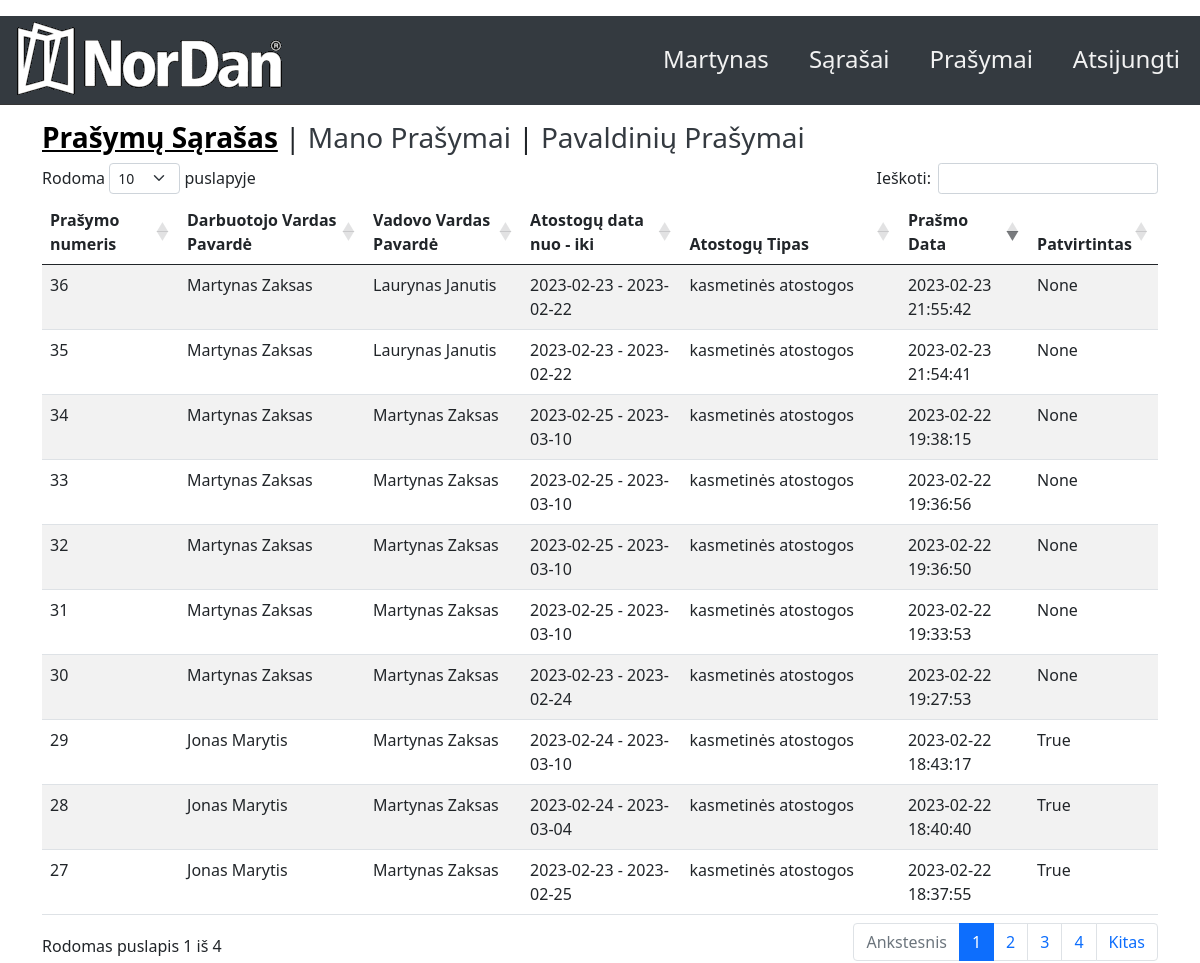
The page /dashboard (signed in) on the database its author committed.
### app.py (models this page shows, shortened)
class User(db.Model, UserMixin):  # type: ignore
    __tablename__ = "user"
    id = db.Column(db.Integer, primary_key=True)
    name = db.Column(db.String(25), nullable=False)
    surname = db.Column(db.String(25), nullable=False)
    email = db.Column(db.String(25), nullable=False, unique=True)
    department = db.Column(db.String(60), nullable=False)
    password = db.Column(db.String(254), nullable=False)
    pavaldinys = db.Column(db.Integer, nullable=False)
    admin = db.Column(db.Boolean, nullable=False)
    vadovas = db.Column(db.Boolean, nullable=False)
    vacations = db.relationship('Vacations', backref='user')

class Vacations(db.Model, UserMixin):
    __tablename__ = "vacations"
    id = db.Column(db.Integer, primary_key=True)
    user_id = db.Column(db.Integer, db.ForeignKey('user.id'))
    name = db.Column(db.String(60), nullable=False)
    surname = db.Column(db.String(60), nullable=False)
    mid = db.Column(db.Integer)
    mname = db.Column(db.String(60), nullable=False)
    msurname = db.Column(db.String(60), nullable=False)
    datefrom = db.Column(db.Date, nullable=False)
    dateto = db.Column(db.Date, nullable=False)
    approved = db.Column(db.Boolean, nullable=True)
    type = db.Column(db.Integer, db.ForeignKey('typevacation.id'))
    creation_date = db.Column(db.DateTime)
    status_date = db.Column(db.DateTime)

class TypeVacation(db.Model):
    __tablename__ = "typevacation"
    id = db.Column(db.Integer, primary_key=True)
    title = db.Column(db.String(250), nullable=False)
    description = db.Column(db.String(250), nullable=False)
    vacations = db.relationship('Vacations', backref='typevacation')

### app.py (the view)
@app.route('/dashboard')
@login_required
def dashboard():
    try:
        all_vacations = Vacations.query.all()
    except:
        all_vacations = []
    return render_template('dashboard.html', all_vacations=all_vacations)

### app.py (called while the page is built)
@login_manager.user_loader
def load_user(id):
    return User.query.get(int(id))

### templates/dashboard.html (shortened to what this page needs)
{% extends "base.html" %}
{% block content %}
    <h3 class="title"><b>Prašymų Sąrašas</b><a> | </a><a href="{{url_for('my_vacations')}}">Mano Prašymai</a>
      {% if current_user.vadovas == 1 %}
      <a> | </a>
      <a href="{{url_for('employees_vacations')}}">Pavaldinių Prašymai</a>
      {% endif %}
    </h3>
<table id="data" class="table table-striped">
    <thead>
  <tr>
    <th>Prašymo numeris</th>
    <th>Darbuotojo Vardas Pavardė</th>
    <th>Vadovo Vardas Pavardė</th>
    <th>Atostogų data nuo - iki</th>
    <th>Atostogų Tipas</th>
    <th>Prašmo Data</th>
    <th>Patvirtintas</th>
  </tr>
  </thead>
  <tbody>
   {% if all_vacations %}
{% for vacation in all_vacations %}
  <tr>
    <td>{{vacation.id}}</td>
    <td>{{vacation.name}} {{vacation.surname}}</td>
    <td>{{vacation.mname}} {{vacation.msurname}}</td>
    <td>{{vacation.datefrom}} - {{vacation.dateto}}</td>
    <td>{{vacation.typevacation.title}}</td>
    <td>{{vacation.creation_date.strftime('%Y-%m-%d %H:%M:%S')}}</td>
    <td>{{vacation.approved}}</td>
  </tr>
  {% endfor %}
{% endif %}
</tbody>
</table>
{% endblock %}

### templates/base.html (shortened to what this page needs)
<!doctype html>
<html>
  <head>
    <link href="https://cdn.jsdelivr.net/npm/bootstrap@5.0.1/dist/css/bootstrap.min.css" rel="stylesheet">
    <link rel="stylesheet" type="text/css" href="https://cdn.datatables.net/1.10.25/css/dataTables.bootstrap5.css">
  </head>
  <body>
    <header>
      <p> {% include 'top.html' %}</p>
  </header>
    <div class="container">
      {% block content %}
      {% endblock content %}
    </div>
  </body>
</html>

### templates/top.html (shortened to what this page needs)
<head>
    <link rel="stylesheet" href="{{ url_for('static', filename='css/style.css') }}">
</head>
<header>
    <div class="topnav app">
        {% if current_user.is_authenticated %}
        <a class="split menu"  href="{{url_for('logout')}}">Atsijungti</a>
        <a class="split menu" href="{{url_for('vacation_request')}}">Prašymai</a>
        <a class="split menu" href="{{url_for('dashboard')}}">Sąrašai</a>
        <a class="split menu" href="{{url_for('account')}}">{{ current_user.name }}</a>
        {% else %}
        <a class="split menu" href="{{url_for('register')}}">Registruotis</a>
        <a class="split menu" href="{{url_for('login')}}">Prisijungti</a>
        <a class="split menu" href="{{url_for('reset_password')}}">Atkurti Paskyrą</a>
        {% endif %}
        <img class="img" class="split" src="{{ url_for('static', filename='logo/logo_gr_300x89.png') }}" alt="">
    </div>
</header>

### static/css/style.css (style rules this page uses)
.topnav { overflow: hidden; max-height: 89px; background-color: rgb(52,58,64); min-height: 89px; width: 100%; }
.topnav a { float: left; color: #f2f2f2; text-align: center; padding: 25px 20px; text-decoration: none; font-size: 24px; min-height: 89px; }
.dropdown, .split { background-color: rgb(52,58,64); max-height: 89px; }
.topnav a.split, select.split { float: right; }
.title { align-self: center; flex-direction:column; }
.title b { color: black; background-color: transparent; text-decoration: underline; }
.title a:link { color: rgb(52,58,64); background-color: transparent; text-decoration: none; }

### rows shown on the page
User: name "Martynas"
Vacations: id "27", name "Jonas", surname "Marytis", mname "Martynas", msurname "Zaksas", datefrom "2023-02-23", dateto "2023-02-25", typevacation "kasmetinės atostogos", creation_date "2023-02-22 18:37:55", approved "True"
Vacations: id "28", name "Jonas", surname "Marytis", mname "Martynas", msurname "Zaksas", datefrom "2023-02-24", dateto "2023-03-04", typevacation "kasmetinės atostogos", creation_date "2023-02-22 18:40:40", approved "True"
Vacations: id "29", name "Jonas", surname "Marytis", mname "Martynas", msurname "Zaksas", datefrom "2023-02-24", dateto "2023-03-10", typevacation "kasmetinės atostogos", creation_date "2023-02-22 18:43:17", approved "True"
Vacations: id "30", name "Martynas", surname "Zaksas", mname "Martynas", msurname "Zaksas", datefrom "2023-02-23", dateto "2023-02-24", typevacation "kasmetinės atostogos", creation_date "2023-02-22 19:27:53", approved "None"
Vacations: id "31", name "Martynas", surname "Zaksas", mname "Martynas", msurname "Zaksas", datefrom "2023-02-25", dateto "2023-03-10", typevacation "kasmetinės atostogos", creation_date "2023-02-22 19:33:53", approved "None"
Vacations: id "32", name "Martynas", surname "Zaksas", mname "Martynas", msurname "Zaksas", datefrom "2023-02-25", dateto "2023-03-10", typevacation "kasmetinės atostogos", creation_date "2023-02-22 19:36:50", approved "None"
Vacations: id "33", name "Martynas", surname "Zaksas", mname "Martynas", msurname "Zaksas", datefrom "2023-02-25", dateto "2023-03-10", typevacation "kasmetinės atostogos", creation_date "2023-02-22 19:36:56", approved "None"
Vacations: id "34", name "Martynas", surname "Zaksas", mname "Martynas", msurname "Zaksas", datefrom "2023-02-25", dateto "2023-03-10", typevacation "kasmetinės atostogos", creation_date "2023-02-22 19:38:15", approved "None"
Vacations: id "35", name "Martynas", surname "Zaksas", mname "Laurynas", msurname "Janutis", datefrom "2023-02-23", dateto "2023-02-22", typevacation "kasmetinės atostogos", creation_date "2023-02-23 21:54:41", approved "None"
Vacations: id "36", name "Martynas", surname "Zaksas", mname "Laurynas", msurname "Janutis", datefrom "2023-02-23", dateto "2023-02-22", typevacation "kasmetinės atostogos", creation_date "2023-02-23 21:55:42", approved "None"
